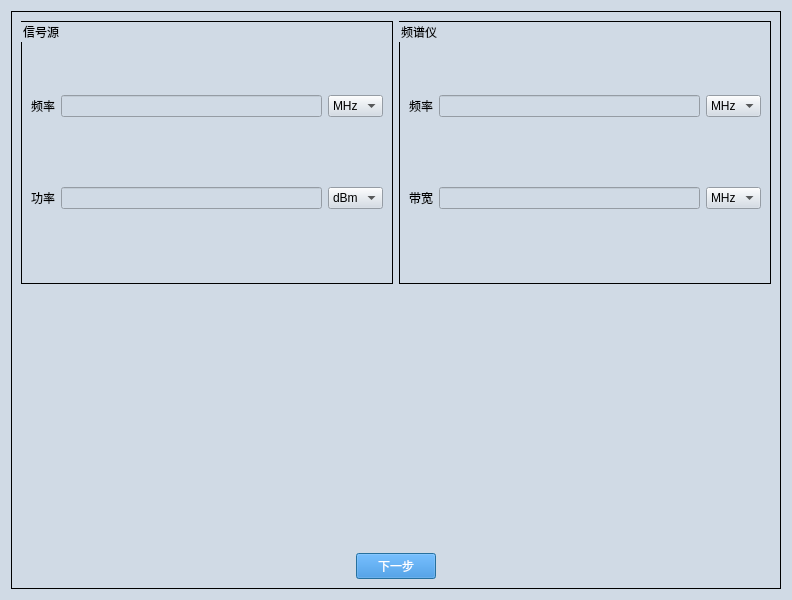
<?xml version="1.0" encoding="UTF-8"?>
<ui version="4.0">
 <class>Dialog</class>
 <widget class="QDialog" name="Dialog">
  <property name="geometry">
   <rect>
    <x>0</x>
    <y>0</y>
    <width>792</width>
    <height>600</height>
   </rect>
  </property>
  <property name="font">
   <font>
    <family>Microsoft YaHei</family>
    <pointsize>14</pointsize>
   </font>
  </property>
  <property name="windowTitle">
   <string>Dialog</string>
  </property>
  <property name="styleSheet">
   <string notr="true">QDialog{
background-color:#D0DAE5;
}

QTextBrower{
background-color:#D0DAE5;
}

QLineEdit{
background-color:#D0DAE5;
}

QWidget{
background-color:#D0DAE5;
}

QStackedWidget{
background-color:#D0DAE5;
}

QHeaderView{
background-color:#D0DAE5;
}

QLabel{
font-size:12px;
font-family:Microsoft YaHei;
background-color:#D0DAE5;
}

QPushButton{         /*按钮自适应拉伸背景*/
border-width: 2px 15px 2px 15px;
background-color:#2884D8;
color: #FFFFFF;
font-size:12px;
font-family:Microsoft YaHei;
}

QGroupBox{
font-size:12px;
font-family:Microsoft YaHei;
border:1px solid rgb(0, 0, 0); 
}</string>
  </property>
  <layout class="QGridLayout" name="gridLayout_2">
   <item row="0" column="0">
    <widget class="QGroupBox" name="groupBox">
     <property name="title">
      <string/>
     </property>
     <layout class="QGridLayout" name="gridLayout_4" rowstretch="1,0,1,0">
      <item row="3" column="0" colspan="2">
       <layout class="QGridLayout" name="gridLayout">
        <item row="0" column="0">
         <spacer name="horizontalSpacer">
          <property name="orientation">
           <enum>Qt::Horizontal</enum>
          </property>
          <property name="sizeHint" stdset="0">
           <size>
            <width>40</width>
            <height>20</height>
           </size>
          </property>
         </spacer>
        </item>
        <item row="0" column="1">
         <widget class="QPushButton" name="pushButton_next">
          <property name="text">
           <string>下一步</string>
          </property>
         </widget>
        </item>
        <item row="0" column="2">
         <spacer name="horizontalSpacer_2">
          <property name="orientation">
           <enum>Qt::Horizontal</enum>
          </property>
          <property name="sizeHint" stdset="0">
           <size>
            <width>40</width>
            <height>20</height>
           </size>
          </property>
         </spacer>
        </item>
       </layout>
      </item>
      <item row="0" column="0" rowspan="2" colspan="2">
       <layout class="QHBoxLayout" name="horizontalLayout">
        <item>
         <widget class="QGroupBox" name="groupBox_2">
          <property name="title">
           <string>信号源</string>
          </property>
          <layout class="QGridLayout" name="gridLayout_3">
           <item row="0" column="1">
            <widget class="QLineEdit" name="lineEdit_freq_sg"/>
           </item>
           <item row="1" column="0">
            <widget class="QLabel" name="label_2">
             <property name="text">
              <string>功率</string>
             </property>
            </widget>
           </item>
           <item row="0" column="2">
            <widget class="QComboBox" name="comboBox_sg_freq">
             <item>
              <property name="text">
               <string>MHz</string>
              </property>
             </item>
            </widget>
           </item>
           <item row="1" column="1">
            <widget class="QLineEdit" name="lineEdit_power_sg"/>
           </item>
           <item row="0" column="0">
            <widget class="QLabel" name="label">
             <property name="text">
              <string>频率</string>
             </property>
            </widget>
           </item>
           <item row="1" column="2">
            <widget class="QComboBox" name="comboBox_sg_power">
             <item>
              <property name="text">
               <string>dBm</string>
              </property>
             </item>
            </widget>
           </item>
          </layout>
         </widget>
        </item>
        <item>
         <widget class="QGroupBox" name="groupBox_4">
          <property name="title">
           <string>频谱仪</string>
          </property>
          <layout class="QGridLayout" name="gridLayout_5">
           <item row="0" column="0">
            <widget class="QLabel" name="label_7">
             <property name="text">
              <string>频率</string>
             </property>
            </widget>
           </item>
           <item row="1" column="1">
            <widget class="QLineEdit" name="lineEdit_bw_sa"/>
           </item>
           <item row="1" column="0">
            <widget class="QLabel" name="label_8">
             <property name="text">
              <string>带宽</string>
             </property>
            </widget>
           </item>
           <item row="0" column="2">
            <widget class="QComboBox" name="comboBox_sa_freq">
             <item>
              <property name="text">
               <string>MHz</string>
              </property>
             </item>
            </widget>
           </item>
           <item row="0" column="1">
            <widget class="QLineEdit" name="lineEdit_freq_sa"/>
           </item>
           <item row="1" column="2">
            <widget class="QComboBox" name="comboBox_sa_bw">
             <item>
              <property name="text">
               <string>MHz</string>
              </property>
             </item>
            </widget>
           </item>
          </layout>
         </widget>
        </item>
       </layout>
      </item>
     </layout>
    </widget>
   </item>
  </layout>
 </widget>
 <resources>
  <include location="iconQrc.qrc"/>
 </resources>
 <connections/>
</ui>
